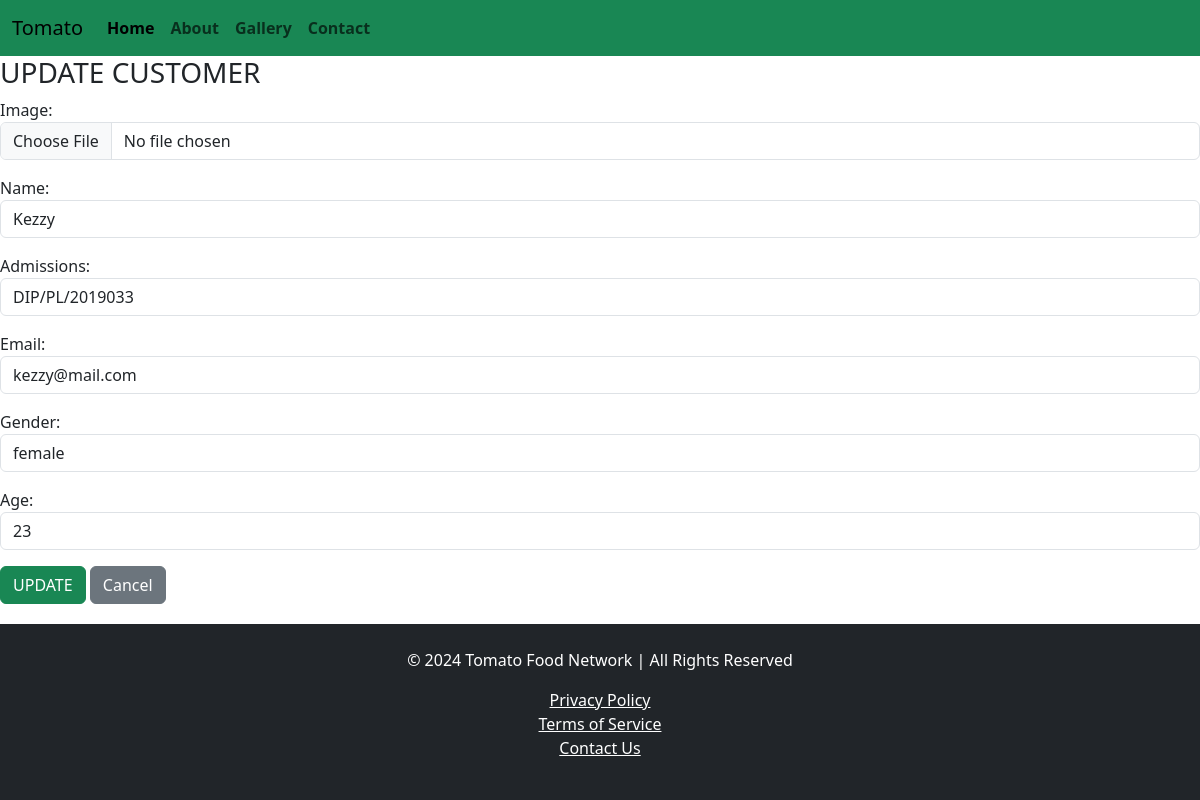
Page /customers/update/7 on the earlier database version.
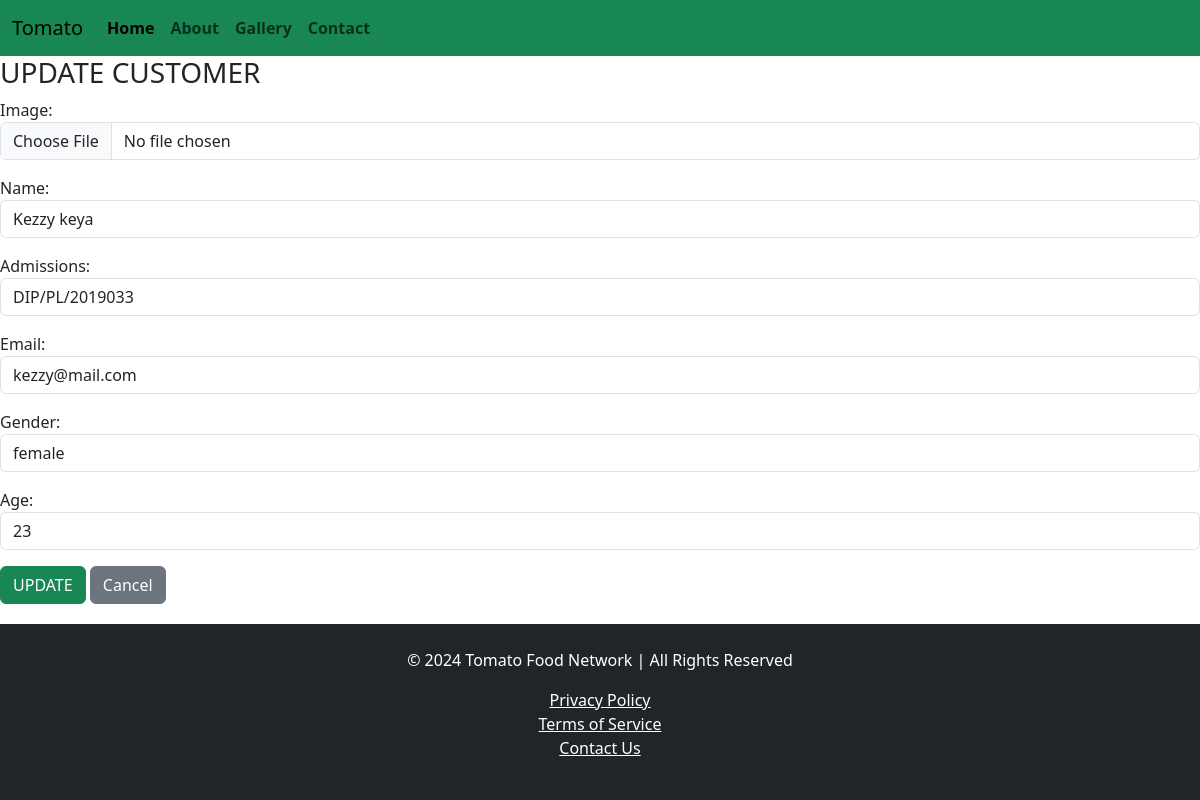
Same page on the later database version.
### customers/models.py (models this page shows, shortened)
class Customer(models.Model):
    image= models.ImageField(upload_to='customers_images/', blank=True)
    name = models.CharField(max_length=22)
    admissions = models.CharField(max_length=22, validators=[
            RegexValidator(
                regex=r'^DIP/PL/\d{7}$',
                message='Admission must be in the format DIP/PL/XXXXXXX (7 digits).',
                code='invalid_admission'),],)
    email = models.CharField(max_length=25)
    gender = models.CharField(max_length=22)
    age = models.IntegerField()

### customers/views.py (the view)
# urls.py: path('update/<int:id>', views.update, name='update'),
def update(request, id):
    customer = get_object_or_404(Customer, id=id)
    if request.method == 'POST':
        form = CustomerForm(request.POST, request.FILES, instance=customer)
        if form.is_valid():
            form.save()
            if 'image' in request.FILES:
                file_name = os.path.basename(request.FILES['image'].name)
                messages.success(request, f'Customer updated successfully! {file_name} Uploaded')
            else:
                messages.error(request , 'Customer details updated successfully!')
            return redirect('about')
        else:
            messages.error(request , 'Please confirm your Changes!')
    else:
        form = CustomerForm(instance=customer)
    return render(request, 'update.html', {"form":form, "customer":customer})

### customers/forms.py
class CustomerForm(forms.ModelForm):
    class Meta:
        model = Customer
        fields = '__all__'
        widgets = {
            'name': forms.TextInput(attrs={'class': 'form-control' , 'placeholder': 'Enter Your Name'}),
            'admissions':  forms.TextInput(attrs={'class': 'form-control' , 'placeholder': 'DIP/PL/2019033'}),
            'email': forms.EmailInput(attrs={'class': 'form-control' , 'placeholder': 'Enter Your Email'}),
            'gender': forms.TextInput(attrs={'class': 'form-control' , 'placeholder': 'Enter Your Gender'}),
            'age': forms.NumberInput(attrs={'class': 'form-control' , 'placeholder': 'Enter Your Age'}),
            'image': forms.ClearableFileInput(attrs={
                'class': 'form-control' ,
                'accept': 'images/*',
                'title': 'Upload Your Image Here'
            }),
        }

### customers/templates/update.html (shortened to what this page needs)
{% extends 'base.html' %}
{% load static %}
{% block content %}
<h3>UPDATE CUSTOMER</h3>
<form action="" method="POST" ENCTYPE="multipart/form-data">
        {{ form.as_p }}
    <button TYPE="submit" class="btn btn-success">UPDATE</button>
    <a href="{% url 'about' %}" class="btn btn-secondary">Cancel</a>
</form>
{% endblock %}

Differences in the rows shown:
changed Customer "DIP/PL/2019033": name "Kezzy" → "Kezzy keya"
